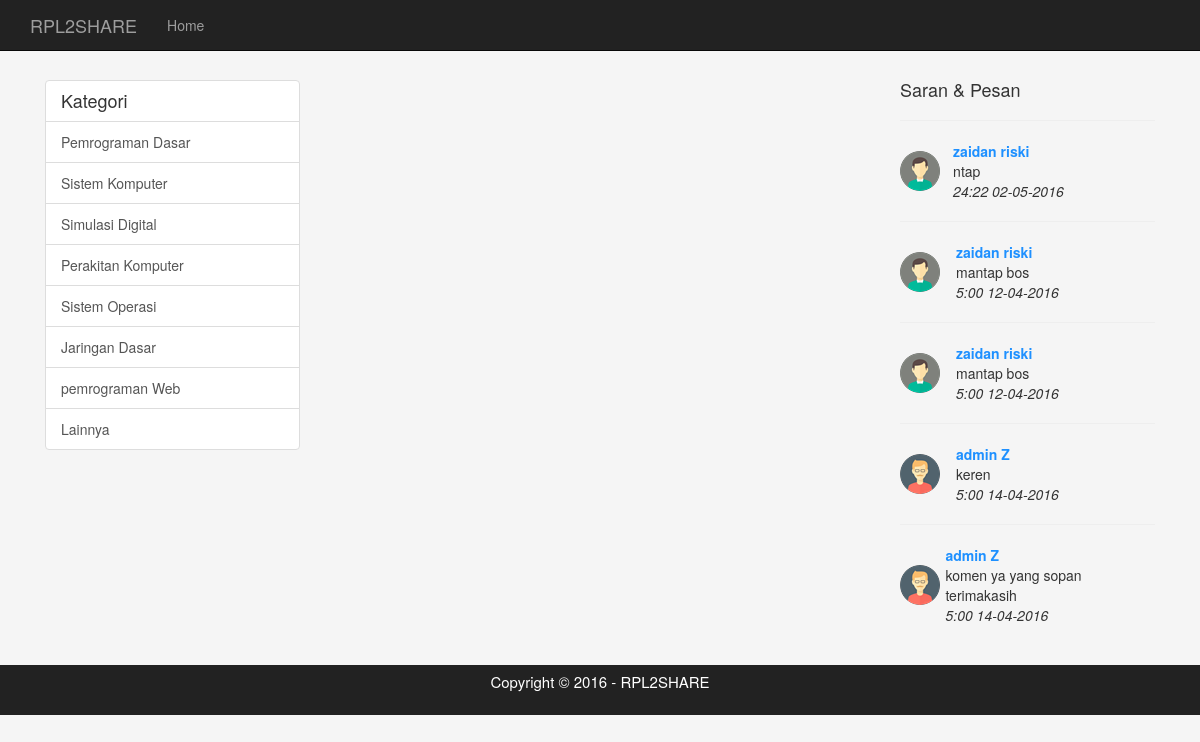
The page /kategori.php on the database its author committed.
### tables this page shows
CREATE TABLE IF NOT EXISTS `komentar` (
`no` int(15) NOT NULL,
  `id` int(10) NOT NULL,
  `komentar` text NOT NULL,
  `nama` varchar(65) NOT NULL,
  `tanggal` date NOT NULL,
  `jam` time NOT NULL
);

CREATE TABLE IF NOT EXISTS `akun` (
`id` int(5) NOT NULL,
  `nama` varchar(50) DEFAULT NULL,
  `username` varchar(40) DEFAULT NULL,
  `password` varchar(40) DEFAULT NULL,
  `img` varchar(60) NOT NULL
);

### kategori.php (the view, shortened to what this page needs)
<!DOCTYPE html>
<html lang="en">
<head>
  <link rel="stylesheet" href="css/bootstrap.min.css">
</head>
<body>
    <div class="navbar navbar-inverse navbar-fixed-top">
<div class="container">
<a class="navbar-brand" href="index.php">RPL2SHARE</a>
<div class="navbar-collapse collapse">
<ul class="nav navbar-nav">
  <li><a href="index.php">Home</a></li>
</ul>
</div>
  </div>
  </div>
<div class="hal container">
<div class="row">
<div class="col-md-12">
<div class="col-md-3">
<div class="row">
<div class="col-md-12">
 <div class="list-group">
 <h4 class="list-group-item">Kategori</h4>
    <a href="pasca login/mapel.php?mapel=pemrograman dasar" class="list-group-item">Pemrograman Dasar</a>
  <a href="pasca login/mapel.php?mapel=sistem komputer" class="list-group-item">Sistem Komputer</a>
  <a href="pasca login/mapel.php?mapel=simulasi digital" class="list-group-item">Simulasi Digital</a>
  <a href="pasca login/mapel.php?mapel=perakitan komputer" class="list-group-item">Perakitan Komputer</a>
  <a href="pasca login/mapel.php?mapel=sistem operasi" class="list-group-item">Sistem Operasi</a>
  <a href="pasca login/mapel.php?mapel=jaringan dasar" class="list-group-item">Jaringan Dasar</a>
  <a href="pasca login/mapel.php?mapel=pemrograman web" class="list-group-item">pemrograman Web</a>
  <a href="pasca login/mapel.php?mapel=lainnya" class="list-group-item">Lainnya</a>
</div>
</div>
</div>
</div>
<div class="col-md-6">
</div>
<div class="col-md-3">
<div class="row">
<div class="col-md-12">
<div class="list-group">
<h4>Saran & Pesan</h4>
<?php
$select = mysql_query("select * from komentar where id='0' order by jam desc");
$banyak = 1;
while($banyak <= 5){
$ambil = mysql_fetch_array($select);
$komentar = $ambil['komentar'];
$nama = $ambil['nama'];
$query = mysql_query("select * from akun where nama='$nama'");
$cabut = mysql_fetch_array($query);
$img = $cabut['img'];
$tanggal = $ambil['tanggal'];
$tanggalasli = explode("-", $tanggal);
$jamawal = $ambil['jam'];
$jam = explode(":", $jamawal);
$jam0 = $jam[0] + 5;
echo "<table width=200>
<tr>
<td rowspan=3><img src=img/$img></td><td><font color=#1E90FF><b>$nama</b></font></td>
</tr>
<tr>
<td>$komentar</td>
</tr>
<tr>
<td><i>$jam0:$jam[1] $tanggalasli[2]-$tanggalasli[1]-$tanggalasli[0]<i></td><hr>
</tr>
</table>
";
$banyak++;
}
?>
</div>
</div>
</div>
</div>
</div>
</div>
</div>
<div id="footer">
  <div class="container">
    <div class="row">
      <div class="col-lg-6 col-lg-offset-3 fixed-top">
          <p class="copyright">Copyright &copy; 2016 - RPL2SHARE</p>
      </div>
    </div>
  </div>
  </div>
</body>
</html>

### kategori.php (style rules this page uses)
.list-group { margin-top:40px; }
.hal { margin-top: 40px; }
#footer { height: 50px; background: #222222; margin-top: 20px; }
.copyright { color: white; text-align: center; font-size: 15px; margin-top: 6px; }
body { background-color: #F5F5F5; }

### rows shown on the page
komentar: akun.img (picture), nama "zaidan riski", komentar "ntap", jam "24", jam "22", tanggal "02", tanggal "05", tanggal "2016"
komentar: akun.img (picture), nama "zaidan riski", komentar "mantap bos", jam "5", jam "00", tanggal "12", tanggal "04", tanggal "2016"
komentar: akun.img (picture), nama "zaidan riski", komentar "mantap bos", jam "5", jam "00", tanggal "12", tanggal "04", tanggal "2016"
komentar: akun.img (picture), nama "admin Z", komentar "keren", jam "5", jam "00", tanggal "14", tanggal "04", tanggal "2016"
komentar: akun.img (picture), nama "admin Z", komentar "komen ya yang sopan terimakasih", jam "5", jam "00", tanggal "14", tanggal "04", tanggal "2016"
